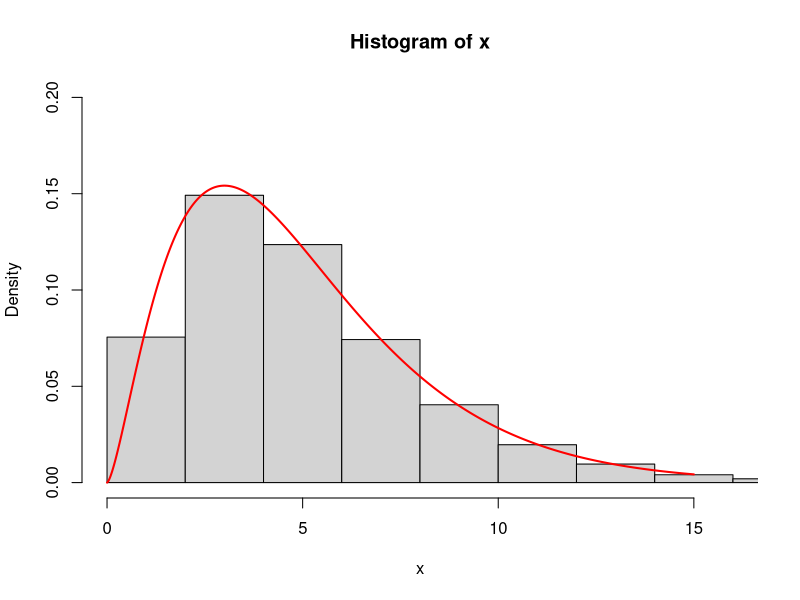
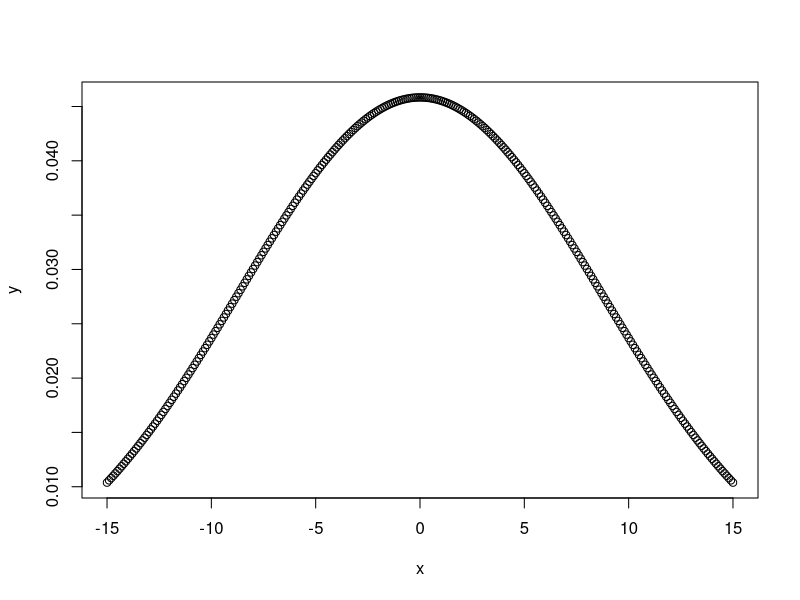
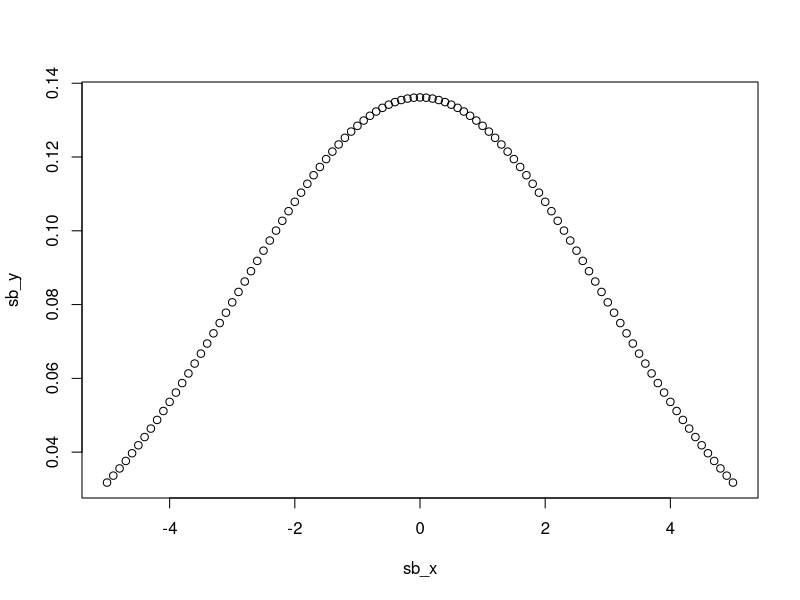

Write R code to recreate these figures, in order.

                                                                ###   Distribusi Multinomial   ###


# The multinomial distribution describes the probability of obtaining a specific number of counts for k different outcomes, when each outcome 
# has a fixed probability of occurring. independen

# If a random variable X follows a multinomial distribution, then the probability that outcome 1 occurs exactly x1 times, outcome 2 occurs exactly 
# x2 times, etc.

# To calculate a multinomial probability in R we can use the dmultinom() function, which uses the following syntax:
  
dmultinom(x=c(1, 6, 8), prob=c(.4, .5, .1))

# where:
# x    : A vector that represents the frequency of each outcome
# prob : A vector that represents the probability of each outcome (the sum must be 1)

# Example

# Proses pembuatan pensil dalam sebuah pabrik melibatkan banyak buruh dan dilakukan berulang-ulang. Pada suatu pemeriksaan terakhir terlihat bahwa 85% 
# produk adalah ”baik”, 10% ”tidak baik tetapi masih bisa diperbaiki” dan 5% ”rusak dan harus dibuang”. Jika sebuah sampel acak dengan 20 unit dipilih, 
# berapa peluang jumlah unit ”baik” sebanyak 18, unit ”tidak baik tetapi bisa diperbaiki” sebanyak 2 dan unit ”rusak” tidak ada? (Jawaban : 0,102)

p_x1 = 0.85
p_x2 = 0.1
p_x3 = 0.05
n = 20
x1 = 18
x2 = 2
x3 = 0

dmultinom(x=c(x1, x2, x3), prob=c(p_x1, p_x2, p_x3))


                                                                ###   Distribusi Normal   ###


# Normal Distribution is a probability function used in statistics that tells about how the data values are distributed. It is the most important 
# probability distribution function used in statistics because of its advantages in real case scenarios. For example, the height of the population, shoe size, 
# IQ level, rolling a dice, and many more.

# In R, there are 4 built-in functions to generate normal distribution:

# dnorm(x, mean, sd) -> density function of distribution
# pnorm(x, mean, sd) -> cumulative distribution function
# qnorm(p, mean, sd) -> inverse pnorm, to find percentiles
# rnorm(n, mean, sd) -> generate a vector of random numbers which are 
#                       normally distributed

# creating a sequence of values between -15 to 15 with a difference of 0.1
x = seq(-15, 15, by=0.1)
y = dnorm(x, mean(x), sd(x))

# output to be present as PNG file
png(file="dnormExample.png")

# Plot the graph.
plot(x, y)

# saving the file
dev.off() 

# Example

# Sebuah laptop dengan merk X, mengklaim bahwa lamanya waktu ketahanan daya baterai didistribusikan secara normal dengan rata-rata adalah 5 jam dan 
# standar deviasi 1,5 jam. Bejo membeli laptop tersebut dan ingin mengetahui ketahanan daya baterai laptop tersebut untuk penggunaan normal. Bantulah Bejo 
# untuk menghitung probabilitas laptop tersebut dapat bertahan 6 jam!

rata2 <- 5
std <- 1.5
x <- 6

sb_x = seq(-rata2, rata2, by=0.1)
sb_y <- dnorm(sb_x,mean(sb_x),sd(sb_x))

png(file="contoh_normal.png")
plot(sb_x, sb_y)
dev.off()

prob <- dnorm(x,rata2,std)
prob


                                                              ###   Distribusi Kai Kuadrat   ###


# The chi-squared distribution with df degrees of freedom is the distribution computed over the sums of the squares of df independent standard normal 
# random variables. This distribution is used for the categorical analysis of the data.

# In R, there are 4 built-in functions to generate chi-squared distribution:

# qchisq() -> quantile function
# dchisq() -> density function
# pchisq() -> distribution function
# rchisq() -> random numbers from the chi-square distribution

# defining degrees of freedom
df = 5 # tingkat kesalahan yang dapat ditolerir maksimal 5%

# computing values of 50k random values with 5 degrees of freedom
x <- rchisq(50000, df = 5)

hist(x, 
     freq = FALSE, 
     xlim = c(0,16), 
     ylim = c(0,0.2))

curve(dchisq(x, df = 5), from = 0, to = 15, 
      n = 5000, col= 'red', lwd=2, add = T)
